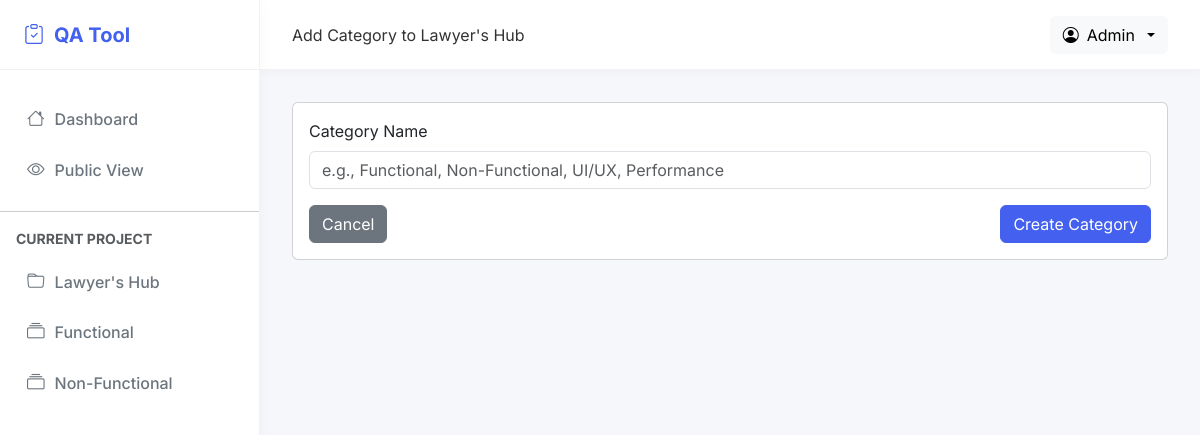
The app's page /project/1/category/new (signed in) with its own data.
### app.py (models this page shows)
class Project(db.Model):
    id = db.Column(db.Integer, primary_key=True)
    name = db.Column(db.String(100), nullable=False)
    description = db.Column(db.Text)
    created_date = db.Column(db.DateTime, default=datetime.utcnow)
    categories = db.relationship('Category', backref='project', cascade='all, delete-orphan')

class Category(db.Model):
    id = db.Column(db.Integer, primary_key=True)
    name = db.Column(db.String(100), nullable=False)
    project_id = db.Column(db.Integer, db.ForeignKey('project.id'), nullable=False)
    findings = db.relationship('Finding', backref='category', cascade='all, delete-orphan')

### app.py (the view, shortened to what this page needs)
@app.route('/project/<int:project_id>/category/new', methods=['GET', 'POST'])
@admin_required
def new_category(project_id):
    project = Project.query.get_or_404(project_id)
    return render_template('new_category.html', project=project)

### app.py (called while the page is built)
def admin_required(f):
    @wraps(f)
    def decorated_function(*args, **kwargs):
        if not session.get('logged_in'):
            return redirect(url_for('public_index'))
        return f(*args, **kwargs)
    return decorated_function

### templates/new_category.html (shortened to what this page needs)
{% extends 'base.html' %}
{% block heading %}Add Category to {{ project.name }}{% endblock %}
{% block content %}
<div class="card">
    <div class="card-body">
        <form method="post">
            <div class="mb-3">
                <label for="name" class="form-label">Category Name</label>
                <input type="text" class="form-control" id="name" name="name" required
                    placeholder="e.g., Functional, Non-Functional, UI/UX, Performance">
            </div>
            <div class="d-flex justify-content-between">
                <a href="{{ url_for('view_project', project_id=project.id) }}" class="btn btn-secondary">Cancel</a>
                <button type="submit" class="btn btn-primary">Create Category</button>
            </div>
        </form>
    </div>
</div>
{% endblock %}

### templates/base.html (shortened to what this page needs)
<!DOCTYPE html>
<html lang="en">
<head>
    <link href="https://cdn.jsdelivr.net/npm/bootstrap@5.3.0-alpha1/dist/css/bootstrap.min.css" rel="stylesheet">
    <link rel="stylesheet" href="https://cdn.jsdelivr.net/npm/bootstrap-icons@1.10.3/font/bootstrap-icons.css">
</head>
<body>
    <div class="layout-wrapper">
        <div class="sidebar" id="sidebar">
            <div class="sidebar-header">
                <a href="{{ url_for('index') }}" class="sidebar-logo">
                    <i class="bi bi-clipboard-check"></i>
                    <span>QA Tool</span>
                </a>
            </div>
            <div class="sidebar-menu">
                <a href="{{ url_for('index') }}" class="menu-item {% if request.endpoint == 'index' %}active{% endif %}">
                    <i class="bi bi-house"></i> Dashboard
                </a>
                <a href="{{ url_for('public_index') }}" class="menu-item {% if request.endpoint == 'public_index' %}active{% endif %}">
                    <i class="bi bi-eye"></i> Public View
                </a>
                {% if project is defined and project %}
                <hr class="my-3">
                <div class="px-3 mb-2 text-uppercase small fw-bold text-muted">Current Project</div>
                <a href="{{ url_for('view_project', project_id=project.id) }}" class="menu-item">
                    <i class="bi bi-folder"></i> {{ project.name }}
                </a>
                    {% if project.categories %}
                        {% for category in project.categories %}
                            <a href="{{ url_for('view_category', category_id=category.id) }}" class="menu-item ps-4 {% if category_id is defined and category_id == category.id %}active{% endif %}">
                                <i class="bi bi-collection"></i> {{ category.name }}
                            </a>
                        {% endfor %}
                    {% endif %}
                {% endif %}
            </div>
        </div>
        <div class="content-wrapper" id="content-wrapper">
            <div class="header">
                <div class="flex-grow-1">
                    {% block heading %}{% endblock %}
                </div>
                <div class="d-flex align-items-center">
                    <div class="dropdown">
                        <button class="btn btn-light dropdown-toggle d-flex align-items-center gap-2" type="button" id="userDropdown" data-bs-toggle="dropdown" aria-expanded="false">
                            <i class="bi bi-person-circle"></i>
                            <span>Admin</span>
                        </button>
                    </div>
                </div>
            </div>
            <div class="content">
                {% block content %}{% endblock %}
            </div>
        </div>
    </div>
</body>
</html>

### templates/base.html (style rules this page uses)
:root { --sidebar-width: 260px; --header-height: 70px; --primary-color: #4361ee; --secondary-color: #3f37c9; --success-color: #4cc9f0; --danger-color: #f72585; --warning-color: #f8961e; --info-color: #4895ef; --light-color: #f8f9fa; --dark-color: #212529; }
body { font-family: 'Inter', 'Segoe UI', Roboto, -apple-system, BlinkMacSystemFont, sans-serif; background-color: #f5f7fa; color: #333; }
.layout-wrapper { display: flex; min-height: 100vh; }
.sidebar { width: var(--sidebar-width); background: white; border-right: 1px solid rgba(0,0,0,0.05); position: fixed; left: 0; top: 0; bottom: 0; z-index: 1030; overflow-y: auto; box-shadow: 0 0 15px rgba(0,0,0,0.03); transition: all 0.3s ease; }
.sidebar-header { height: var(--header-height); display: flex; align-items: center; padding: 0 1.5rem; border-bottom: 1px solid rgba(0,0,0,0.05); }
.sidebar-logo { font-size: 1.25rem; font-weight: 700; color: var(--primary-color); text-decoration: none; display: flex; align-items: center; gap: 10px; }
.sidebar-menu { padding: 1.5rem 0; }
.menu-item { padding: 0.75rem 1.5rem; display: flex; align-items: center; color: #6c757d; text-decoration: none; font-weight: 500; transition: all 0.2s ease; border-left: 3px solid transparent; }
.menu-item i { margin-right: 10px; font-size: 1.1rem; }
.content-wrapper { flex: 1; margin-left: var(--sidebar-width); transition: all 0.3s ease; }
.header { height: var(--header-height); background: white; border-bottom: 1px solid rgba(0,0,0,0.05); display: flex; align-items: center; padding: 0 2rem; position: sticky; top: 0; z-index: 1020; box-shadow: 0 2px 10px rgba(0,0,0,0.03); }
.content { padding: 2rem; }
.btn-primary { background-color: var(--primary-color); border-color: var(--primary-color); }

### records on screen
Project: name "Lawyer's Hub"
Category: name "Functional"
Category: name "Non-Functional"
